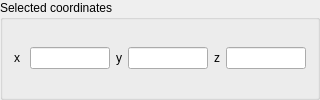
           <widget class="QGroupBox" name="groupBox_3">
            <property name="sizePolicy">
             <sizepolicy hsizetype="Fixed" vsizetype="Fixed">
              <horstretch>0</horstretch>
              <verstretch>0</verstretch>
             </sizepolicy>
            </property>
            <property name="minimumSize">
             <size>
              <width>320</width>
              <height>50</height>
             </size>
            </property>
            <property name="title">
             <string>Selected coordinates</string>
            </property>
            <layout class="QVBoxLayout" name="verticalLayout_12">
             <item>
              <layout class="QHBoxLayout" name="horizontalLayout_4">
               <item>
                <widget class="QLabel" name="label_38">
                 <property name="sizePolicy">
                  <sizepolicy hsizetype="Fixed" vsizetype="Fixed">
                   <horstretch>0</horstretch>
                   <verstretch>0</verstretch>
                  </sizepolicy>
                 </property>
                 <property name="minimumSize">
                  <size>
                   <width>10</width>
                   <height>0</height>
                  </size>
                 </property>
                 <property name="text">
                  <string>x</string>
                 </property>
                </widget>
               </item>
               <item>
                <widget class="QLineEdit" name="xcoordLE">
                 <property name="sizePolicy">
                  <sizepolicy hsizetype="Fixed" vsizetype="Fixed">
                   <horstretch>0</horstretch>
                   <verstretch>0</verstretch>
                  </sizepolicy>
                 </property>
                 <property name="minimumSize">
                  <size>
                   <width>80</width>
                   <height>0</height>
                  </size>
                 </property>
                 <property name="maximumSize">
                  <size>
                   <width>80</width>
                   <height>16777215</height>
                  </size>
                 </property>
                </widget>
               </item>
               <item>
                <widget class="QLabel" name="label_39">
                 <property name="text">
                  <string>y</string>
                 </property>
                </widget>
               </item>
               <item>
                <widget class="QLineEdit" name="ycoordLE">
                 <property name="sizePolicy">
                  <sizepolicy hsizetype="Fixed" vsizetype="Fixed">
                   <horstretch>0</horstretch>
                   <verstretch>0</verstretch>
                  </sizepolicy>
                 </property>
                 <property name="maximumSize">
                  <size>
                   <width>80</width>
                   <height>16777215</height>
                  </size>
                 </property>
                </widget>
               </item>
               <item>
                <widget class="QLabel" name="label_40">
                 <property name="text">
                  <string>z</string>
                 </property>
                </widget>
               </item>
               <item>
                <widget class="QLineEdit" name="zcoordLE">
                 <property name="sizePolicy">
                  <sizepolicy hsizetype="Fixed" vsizetype="Fixed">
                   <horstretch>0</horstretch>
                   <verstretch>0</verstretch>
                  </sizepolicy>
                 </property>
                 <property name="maximumSize">
                  <size>
                   <width>80</width>
                   <height>16777215</height>
                  </size>
                 </property>
                </widget>
               </item>
              </layout>
             </item>
            </layout>
           </widget>
